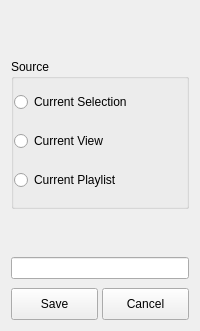
                    <widget class="QWidget" name="page_5">
                     <layout class="QVBoxLayout" name="verticalLayout_29">
                      <property name="spacing">
                       <number>0</number>
                      </property>
                      <item>
                       <spacer name="verticalSpacer_3">
                        <property name="orientation">
                         <enum>Qt::Vertical</enum>
                        </property>
                        <property name="sizeHint" stdset="0">
                         <size>
                          <width>20</width>
                          <height>48</height>
                         </size>
                        </property>
                       </spacer>
                      </item>
                      <item>
                       <widget class="QGroupBox" name="groupBox_3">
                        <property name="sizePolicy">
                         <sizepolicy hsizetype="Preferred" vsizetype="Expanding">
                          <horstretch>0</horstretch>
                          <verstretch>0</verstretch>
                         </sizepolicy>
                        </property>
                        <property name="minimumSize">
                         <size>
                          <width>0</width>
                          <height>150</height>
                         </size>
                        </property>
                        <property name="title">
                         <string>Source</string>
                        </property>
                        <layout class="QVBoxLayout" name="verticalLayout_28">
                         <property name="margin">
                          <number>0</number>
                         </property>
                         <item>
                          <widget class="QRadioButton" name="vListSourceSelection">
                           <property name="text">
                            <string>Current Selection</string>
                           </property>
                          </widget>
                         </item>
                         <item>
                          <widget class="QRadioButton" name="vListSourceView">
                           <property name="text">
                            <string>Current View</string>
                           </property>
                          </widget>
                         </item>
                         <item>
                          <widget class="QRadioButton" name="vListSourcePlaylist">
                           <property name="text">
                            <string>Current Playlist</string>
                           </property>
                          </widget>
                         </item>
                        </layout>
                       </widget>
                      </item>
                      <item>
                       <spacer name="verticalSpacer_4">
                        <property name="orientation">
                         <enum>Qt::Vertical</enum>
                        </property>
                        <property name="sizeHint" stdset="0">
                         <size>
                          <width>20</width>
                          <height>48</height>
                         </size>
                        </property>
                       </spacer>
                      </item>
                      <item>
                       <widget class="KLineEdit" name="vNewListName">
                        <property name="clickMessage">
                         <string>New List Name</string>
                        </property>
                       </widget>
                      </item>
                      <item>
                       <widget class="QWidget" name="widget_2" native="true">
                        <layout class="QHBoxLayout" name="horizontalLayout_22">
                         <property name="spacing">
                          <number>4</number>
                         </property>
                         <property name="leftMargin">
                          <number>0</number>
                         </property>
                         <property name="rightMargin">
                          <number>0</number>
                         </property>
                         <property name="bottomMargin">
                          <number>0</number>
                         </property>
                         <item>
                          <widget class="QPushButton" name="saveVideoList">
                           <property name="sizePolicy">
                            <sizepolicy hsizetype="Expanding" vsizetype="Fixed">
                             <horstretch>0</horstretch>
                             <verstretch>0</verstretch>
                            </sizepolicy>
                           </property>
                           <property name="minimumSize">
                            <size>
                             <width>0</width>
                             <height>32</height>
                            </size>
                           </property>
                           <property name="text">
                            <string>Save</string>
                           </property>
                          </widget>
                         </item>
                         <item>
                          <widget class="QPushButton" name="vCancelSaveList">
                           <property name="sizePolicy">
                            <sizepolicy hsizetype="Expanding" vsizetype="Fixed">
                             <horstretch>0</horstretch>
                             <verstretch>0</verstretch>
                            </sizepolicy>
                           </property>
                           <property name="minimumSize">
                            <size>
                             <width>0</width>
                             <height>32</height>
                            </size>
                           </property>
                           <property name="text">
                            <string>Cancel</string>
                           </property>
                          </widget>
                         </item>
                        </layout>
                       </widget>
                      </item>
                     </layout>
                    </widget>
